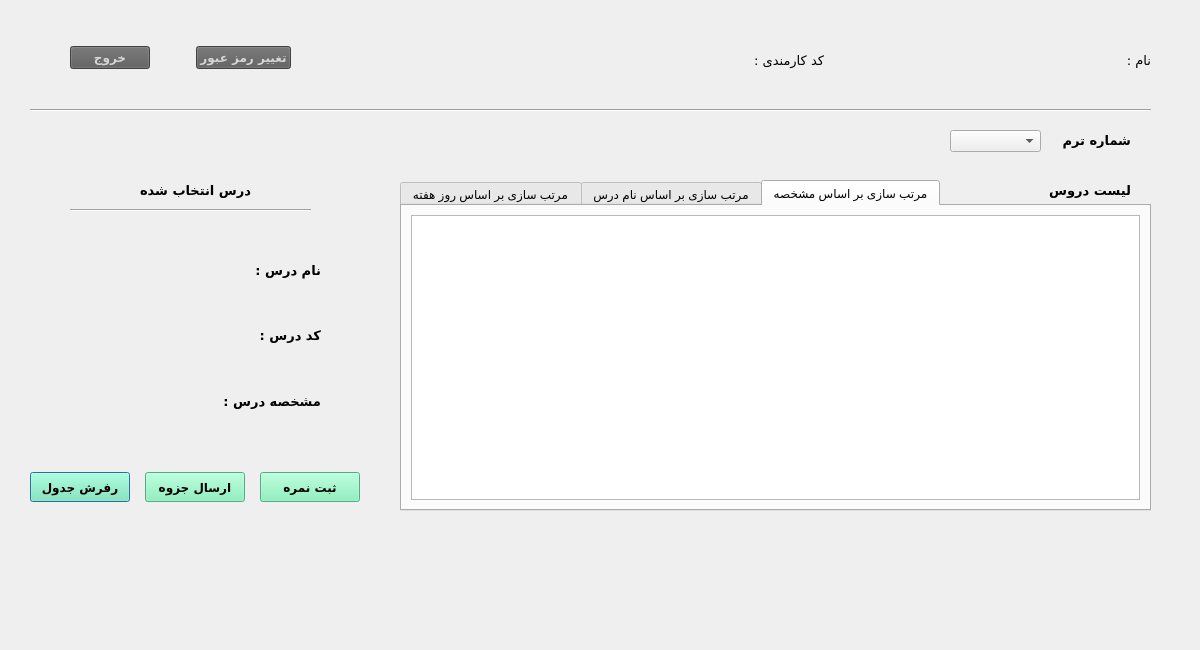
<?xml version="1.0" encoding="UTF-8"?>
<ui version="4.0">
 <class>teacherthirdmaindialog</class>
 <widget class="QDialog" name="teacherthirdmaindialog">
  <property name="geometry">
   <rect>
    <x>0</x>
    <y>0</y>
    <width>1200</width>
    <height>650</height>
   </rect>
  </property>
  <property name="windowTitle">
   <string>Dialog</string>
  </property>
  <widget class="QWidget" name="layoutWidget_2">
   <property name="geometry">
    <rect>
     <x>30</x>
     <y>470</y>
     <width>330</width>
     <height>35</height>
    </rect>
   </property>
   <layout class="QHBoxLayout" name="horizontalLayout">
    <item>
     <widget class="QPushButton" name="pushButton_refresh">
      <property name="minimumSize">
       <size>
        <width>100</width>
        <height>30</height>
       </size>
      </property>
      <property name="font">
       <font>
        <family>B Nazanin</family>
        <pointsize>9</pointsize>
        <weight>75</weight>
        <bold>true</bold>
       </font>
      </property>
      <property name="styleSheet">
       <string notr="true">background-color:rgb(118, 240, 179)</string>
      </property>
      <property name="text">
       <string>رفرش جدول</string>
      </property>
     </widget>
    </item>
    <item>
     <spacer name="horizontalSpacer_3">
      <property name="orientation">
       <enum>Qt::Horizontal</enum>
      </property>
      <property name="sizeHint" stdset="0">
       <size>
        <width>40</width>
        <height>20</height>
       </size>
      </property>
     </spacer>
    </item>
    <item>
     <widget class="QPushButton" name="pushButton_3">
      <property name="minimumSize">
       <size>
        <width>100</width>
        <height>30</height>
       </size>
      </property>
      <property name="font">
       <font>
        <family>B Nazanin</family>
        <pointsize>9</pointsize>
        <weight>75</weight>
        <bold>true</bold>
       </font>
      </property>
      <property name="styleSheet">
       <string notr="true">background-color:rgb(118, 240, 179)</string>
      </property>
      <property name="text">
       <string>ارسال جزوه</string>
      </property>
     </widget>
    </item>
    <item>
     <spacer name="horizontalSpacer_4">
      <property name="orientation">
       <enum>Qt::Horizontal</enum>
      </property>
      <property name="sizeHint" stdset="0">
       <size>
        <width>40</width>
        <height>20</height>
       </size>
      </property>
     </spacer>
    </item>
    <item>
     <widget class="QPushButton" name="pushButton_SetScore">
      <property name="minimumSize">
       <size>
        <width>100</width>
        <height>30</height>
       </size>
      </property>
      <property name="font">
       <font>
        <family>B Nazanin</family>
        <pointsize>9</pointsize>
        <weight>75</weight>
        <bold>true</bold>
       </font>
      </property>
      <property name="styleSheet">
       <string notr="true">background-color:rgb(118, 240, 179)</string>
      </property>
      <property name="text">
       <string>ثبت نمره</string>
      </property>
     </widget>
    </item>
   </layout>
  </widget>
  <widget class="QWidget" name="layoutWidget_3">
   <property name="geometry">
    <rect>
     <x>740</x>
     <y>40</y>
     <width>411</width>
     <height>40</height>
    </rect>
   </property>
   <layout class="QHBoxLayout" name="horizontalLayout_6">
    <item>
     <layout class="QHBoxLayout" name="horizontalLayout_5">
      <item>
       <widget class="QLabel" name="label_TeacherCode">
        <property name="font">
         <font>
          <family>B Roya</family>
          <pointsize>10</pointsize>
          <weight>50</weight>
          <bold>false</bold>
         </font>
        </property>
        <property name="text">
         <string/>
        </property>
       </widget>
      </item>
      <item>
       <widget class="QLabel" name="label_3">
        <property name="font">
         <font>
          <family>B Titr</family>
          <pointsize>10</pointsize>
         </font>
        </property>
        <property name="text">
         <string>کد کارمندی :</string>
        </property>
       </widget>
      </item>
     </layout>
    </item>
    <item>
     <spacer name="horizontalSpacer">
      <property name="orientation">
       <enum>Qt::Horizontal</enum>
      </property>
      <property name="sizeHint" stdset="0">
       <size>
        <width>40</width>
        <height>20</height>
       </size>
      </property>
     </spacer>
    </item>
    <item>
     <layout class="QHBoxLayout" name="horizontalLayout_4">
      <item>
       <widget class="QLabel" name="label_name">
        <property name="font">
         <font>
          <family>B Roya</family>
          <pointsize>10</pointsize>
          <weight>50</weight>
          <bold>false</bold>
         </font>
        </property>
        <property name="text">
         <string/>
        </property>
       </widget>
      </item>
      <item>
       <widget class="QLabel" name="label">
        <property name="font">
         <font>
          <family>B Titr</family>
          <pointsize>10</pointsize>
         </font>
        </property>
        <property name="text">
         <string>نام :</string>
        </property>
       </widget>
      </item>
     </layout>
    </item>
   </layout>
  </widget>
  <widget class="QWidget" name="layoutWidget_4">
   <property name="geometry">
    <rect>
     <x>70</x>
     <y>40</y>
     <width>221</width>
     <height>35</height>
    </rect>
   </property>
   <layout class="QHBoxLayout" name="horizontalLayout_2">
    <item>
     <widget class="QPushButton" name="pushButton_exit">
      <property name="font">
       <font>
        <family>B Nazanin</family>
        <pointsize>9</pointsize>
        <weight>75</weight>
        <bold>true</bold>
       </font>
      </property>
      <property name="styleSheet">
       <string notr="true">background-color: rgb(91, 91, 91);
color: rgb(214, 214, 214);</string>
      </property>
      <property name="text">
       <string>خروج</string>
      </property>
     </widget>
    </item>
    <item>
     <spacer name="horizontalSpacer_12">
      <property name="orientation">
       <enum>Qt::Horizontal</enum>
      </property>
      <property name="sizeHint" stdset="0">
       <size>
        <width>40</width>
        <height>20</height>
       </size>
      </property>
     </spacer>
    </item>
    <item>
     <widget class="QPushButton" name="pushButton_setting">
      <property name="font">
       <font>
        <family>B Nazanin</family>
        <pointsize>9</pointsize>
        <weight>75</weight>
        <bold>true</bold>
       </font>
      </property>
      <property name="styleSheet">
       <string notr="true">background-color: rgb(91, 91, 91);
color: rgb(214, 214, 214);</string>
      </property>
      <property name="text">
       <string>تغییر رمز عبور</string>
      </property>
     </widget>
    </item>
   </layout>
  </widget>
  <widget class="QLabel" name="label_8">
   <property name="geometry">
    <rect>
     <x>130</x>
     <y>180</y>
     <width>121</width>
     <height>20</height>
    </rect>
   </property>
   <property name="font">
    <font>
     <family>B Koodak</family>
     <pointsize>10</pointsize>
     <weight>75</weight>
     <bold>true</bold>
    </font>
   </property>
   <property name="text">
    <string>درس انتخاب شده </string>
   </property>
  </widget>
  <widget class="QWidget" name="layoutWidget">
   <property name="geometry">
    <rect>
     <x>60</x>
     <y>240</y>
     <width>261</width>
     <height>191</height>
    </rect>
   </property>
   <layout class="QVBoxLayout" name="verticalLayout">
    <item>
     <layout class="QHBoxLayout" name="horizontalLayout_3">
      <item>
       <widget class="QLabel" name="label_name_2">
        <property name="font">
         <font>
          <family>B Koodak</family>
          <pointsize>10</pointsize>
          <weight>75</weight>
          <bold>true</bold>
         </font>
        </property>
        <property name="layoutDirection">
         <enum>Qt::RightToLeft</enum>
        </property>
        <property name="text">
         <string/>
        </property>
       </widget>
      </item>
      <item>
       <spacer name="horizontalSpacer_2">
        <property name="orientation">
         <enum>Qt::Horizontal</enum>
        </property>
        <property name="sizeType">
         <enum>QSizePolicy::Minimum</enum>
        </property>
        <property name="sizeHint" stdset="0">
         <size>
          <width>40</width>
          <height>20</height>
         </size>
        </property>
       </spacer>
      </item>
      <item>
       <widget class="QLabel" name="label_2">
        <property name="font">
         <font>
          <family>B Koodak</family>
          <pointsize>10</pointsize>
          <weight>75</weight>
          <bold>true</bold>
         </font>
        </property>
        <property name="text">
         <string>نام درس :</string>
        </property>
       </widget>
      </item>
     </layout>
    </item>
    <item>
     <layout class="QHBoxLayout" name="horizontalLayout_7">
      <item>
       <spacer name="horizontalSpacer_7">
        <property name="orientation">
         <enum>Qt::Horizontal</enum>
        </property>
        <property name="sizeType">
         <enum>QSizePolicy::Fixed</enum>
        </property>
        <property name="sizeHint" stdset="0">
         <size>
          <width>45</width>
          <height>20</height>
         </size>
        </property>
       </spacer>
      </item>
      <item>
       <widget class="QLabel" name="label_code">
        <property name="font">
         <font>
          <family>B Koodak</family>
          <pointsize>10</pointsize>
          <weight>75</weight>
          <bold>true</bold>
         </font>
        </property>
        <property name="layoutDirection">
         <enum>Qt::RightToLeft</enum>
        </property>
        <property name="text">
         <string/>
        </property>
       </widget>
      </item>
      <item>
       <spacer name="horizontalSpacer_5">
        <property name="orientation">
         <enum>Qt::Horizontal</enum>
        </property>
        <property name="sizeType">
         <enum>QSizePolicy::Minimum</enum>
        </property>
        <property name="sizeHint" stdset="0">
         <size>
          <width>40</width>
          <height>20</height>
         </size>
        </property>
       </spacer>
      </item>
      <item>
       <widget class="QLabel" name="label_12">
        <property name="font">
         <font>
          <family>B Koodak</family>
          <pointsize>10</pointsize>
          <weight>75</weight>
          <bold>true</bold>
         </font>
        </property>
        <property name="text">
         <string>کد درس :</string>
        </property>
       </widget>
      </item>
     </layout>
    </item>
    <item>
     <layout class="QHBoxLayout" name="horizontalLayout_8">
      <item>
       <spacer name="horizontalSpacer_8">
        <property name="orientation">
         <enum>Qt::Horizontal</enum>
        </property>
        <property name="sizeType">
         <enum>QSizePolicy::Fixed</enum>
        </property>
        <property name="sizeHint" stdset="0">
         <size>
          <width>50</width>
          <height>20</height>
         </size>
        </property>
       </spacer>
      </item>
      <item>
       <widget class="QLabel" name="label_ID">
        <property name="font">
         <font>
          <family>B Koodak</family>
          <pointsize>10</pointsize>
          <weight>75</weight>
          <bold>true</bold>
         </font>
        </property>
        <property name="layoutDirection">
         <enum>Qt::RightToLeft</enum>
        </property>
        <property name="text">
         <string/>
        </property>
       </widget>
      </item>
      <item>
       <spacer name="horizontalSpacer_6">
        <property name="orientation">
         <enum>Qt::Horizontal</enum>
        </property>
        <property name="sizeType">
         <enum>QSizePolicy::Minimum</enum>
        </property>
        <property name="sizeHint" stdset="0">
         <size>
          <width>40</width>
          <height>20</height>
         </size>
        </property>
       </spacer>
      </item>
      <item>
       <widget class="QLabel" name="label_14">
        <property name="font">
         <font>
          <family>B Koodak</family>
          <pointsize>10</pointsize>
          <weight>75</weight>
          <bold>true</bold>
         </font>
        </property>
        <property name="text">
         <string>مشخصه درس :</string>
        </property>
       </widget>
      </item>
     </layout>
    </item>
   </layout>
  </widget>
  <widget class="QLabel" name="label_7">
   <property name="geometry">
    <rect>
     <x>1010</x>
     <y>180</y>
     <width>121</width>
     <height>20</height>
    </rect>
   </property>
   <property name="font">
    <font>
     <family>B Koodak</family>
     <pointsize>10</pointsize>
     <weight>75</weight>
     <bold>true</bold>
    </font>
   </property>
   <property name="text">
    <string>لیست دروس</string>
   </property>
  </widget>
  <widget class="Line" name="line_2">
   <property name="geometry">
    <rect>
     <x>70</x>
     <y>200</y>
     <width>241</width>
     <height>20</height>
    </rect>
   </property>
   <property name="orientation">
    <enum>Qt::Horizontal</enum>
   </property>
  </widget>
  <widget class="Line" name="line">
   <property name="geometry">
    <rect>
     <x>30</x>
     <y>100</y>
     <width>1121</width>
     <height>20</height>
    </rect>
   </property>
   <property name="orientation">
    <enum>Qt::Horizontal</enum>
   </property>
  </widget>
  <widget class="QComboBox" name="comboBox">
   <property name="geometry">
    <rect>
     <x>950</x>
     <y>130</y>
     <width>91</width>
     <height>22</height>
    </rect>
   </property>
  </widget>
  <widget class="QLabel" name="label_9">
   <property name="geometry">
    <rect>
     <x>1050</x>
     <y>130</y>
     <width>81</width>
     <height>20</height>
    </rect>
   </property>
   <property name="font">
    <font>
     <family>B Koodak</family>
     <pointsize>10</pointsize>
     <weight>75</weight>
     <bold>true</bold>
    </font>
   </property>
   <property name="text">
    <string>شماره ترم</string>
   </property>
  </widget>
  <widget class="QTabWidget" name="tabWidget">
   <property name="geometry">
    <rect>
     <x>400</x>
     <y>180</y>
     <width>751</width>
     <height>331</height>
    </rect>
   </property>
   <property name="tabShape">
    <enum>QTabWidget::Rounded</enum>
   </property>
   <property name="currentIndex">
    <number>2</number>
   </property>
   <widget class="QWidget" name="day">
    <attribute name="title">
     <string>مرتب سازی بر اساس روز هفته</string>
    </attribute>
    <layout class="QVBoxLayout" name="verticalLayout_3">
     <item>
      <widget class="QTableView" name="tableView_3">
       <property name="layoutDirection">
        <enum>Qt::RightToLeft</enum>
       </property>
      </widget>
     </item>
    </layout>
   </widget>
   <widget class="QWidget" name="lesson">
    <attribute name="title">
     <string>مرتب سازی بر اساس نام درس</string>
    </attribute>
    <layout class="QVBoxLayout" name="verticalLayout_2">
     <item>
      <widget class="QTableView" name="tableView_2">
       <property name="layoutDirection">
        <enum>Qt::RightToLeft</enum>
       </property>
      </widget>
     </item>
    </layout>
   </widget>
   <widget class="QWidget" name="id">
    <attribute name="title">
     <string>مرتب سازی بر اساس مشخصه</string>
    </attribute>
    <layout class="QHBoxLayout" name="horizontalLayout_9">
     <item>
      <widget class="QTableView" name="tableView">
       <property name="layoutDirection">
        <enum>Qt::RightToLeft</enum>
       </property>
       <property name="selectionMode">
        <enum>QAbstractItemView::SingleSelection</enum>
       </property>
       <property name="selectionBehavior">
        <enum>QAbstractItemView::SelectRows</enum>
       </property>
      </widget>
     </item>
    </layout>
   </widget>
  </widget>
 </widget>
 <resources/>
 <connections/>
</ui>
